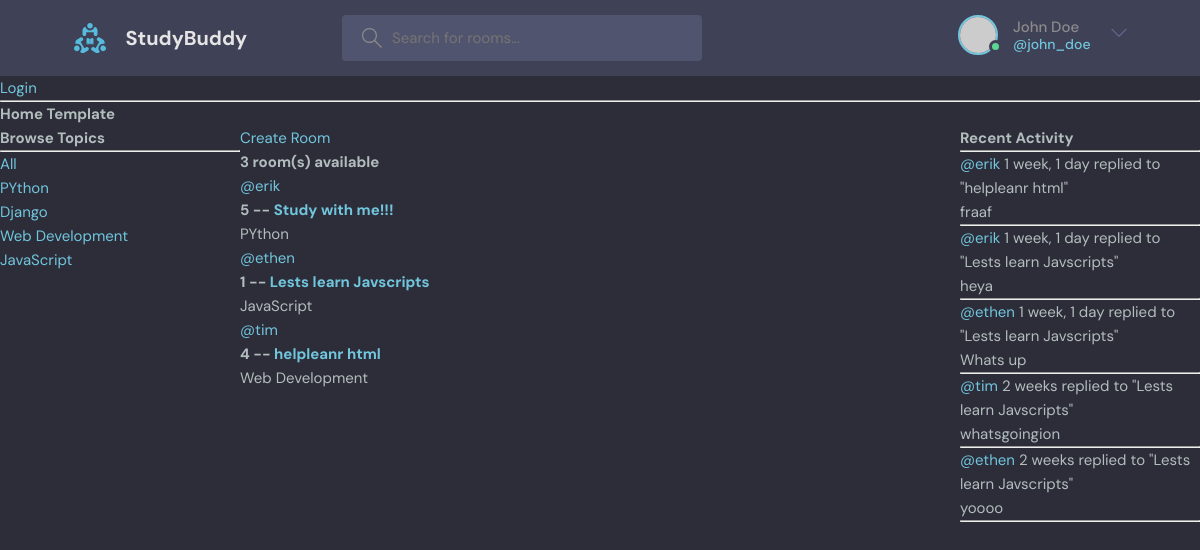
Before: / with the older database file.
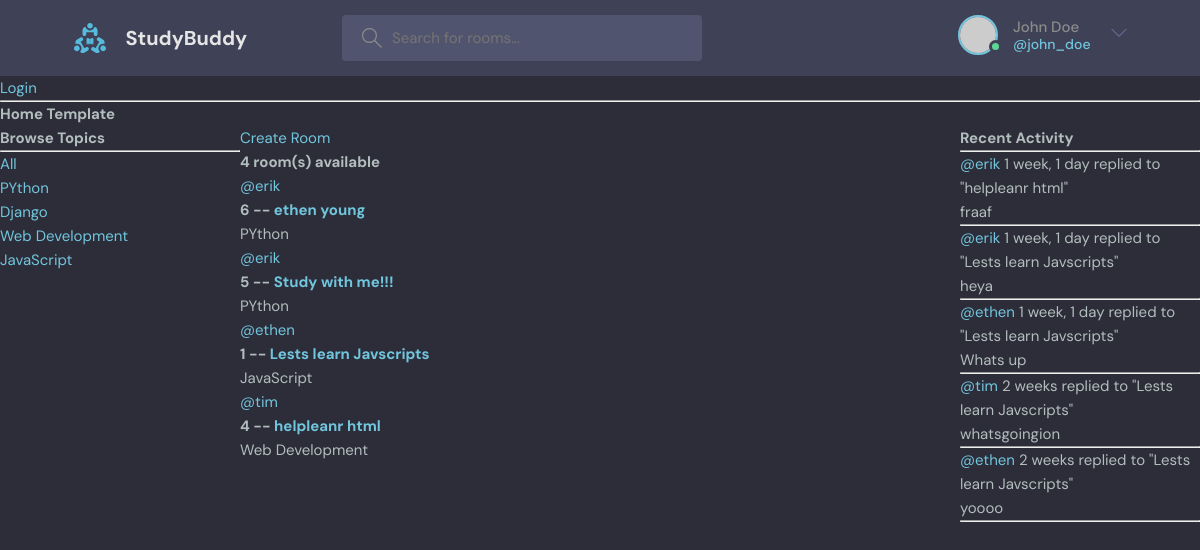
After: the same page with the newer database file.
### base/models.py (models this page shows, shortened)
class Topic(models.Model):
    name = models.CharField(max_length=200)

class Room(models.Model):
    host=  models.ForeignKey(User, on_delete= models.SET_NULL, null= True)
    topic = models.ForeignKey(Topic, on_delete= models.SET_NULL, null= True)
    name = models.CharField(max_length=200)
    description = models.TextField(null=True, blank=True)
    participants = models.ManyToManyField(User, related_name='participants', blank=True)
    updated = models.DateTimeField(auto_now= True)
    created = models.DateTimeField(auto_now_add= True)
    class Meta:
          ordering = ['-updated', '-created']
    def __str__(self):
            return self.name

class Message(models.Model):
        user = models.ForeignKey(User, on_delete=models.CASCADE)
        room = models.ForeignKey(Room, on_delete= models.CASCADE)
        body = models.TextField()
        updated = models.DateTimeField(auto_now= True)
        created = models.DateTimeField(auto_now_add= True)
        class Meta:
          ordering = ['-updated', '-created']
        def __str__(self):
                return self.body[0:50]

### base/views.py (the view)
# urls.py: path('',views.home, name="home"),
def home(request):
    q = request.GET.get('q') if request.GET.get('q') != None else ''
    rooms = Room.objects.filter(
        Q(topic__name__icontains=q) |
        Q(name__icontains=q) |
        Q(description__icontains=q)
        )
    topics = Topic.objects.all()
    room_count = rooms.count()
    room_messages = Message.objects.filter(Q(room__topic__name__icontains=q))
    context={'rooms': rooms, 'topics': topics,
        'room_count': room_count, 'room_messages' : room_messages}
    return render(request, 'base/home.html',context)

### base/templates/base/home.html (shortened to what this page needs)
{% extends 'main.html' %}
{% block content %}
<h1>Home Template</h1>
<div class="home-container">
  <div>
    {% include 'base/topic_component.html'%}
  </div>
  <div>
    <a href="{% url 'create-room'%}">Create Room</a>
    <h5>{{room_count}} room(s) available</h5>
 {% include 'base/feed_component.html'%}
  </div>
    <div>
        {% include 'base/activity_component.html'%}
    </div>
</div>
{% endblock content %}

### base/templates/base/topic_component.html
<h3>Browse Topics</h3>
    <hr>
    <div>
        <a href="{% url 'home' %} ">All</a>
    </div>
    {% for topic in topics %}
    <div>
        <a href="{% url 'home' %}?q={{topic.name}}">{{topic.name}}</a>
    </div>
    {% endfor  %}

### base/templates/base/feed_component.html (shortened to what this page needs)
<div>
    {% for room in rooms %}
    <div>
      <a href ="{% url 'user-profile' room.host.id %}">@{{room.host.username}}</a>
      <h5>{{room.id}} -- <a href="{% url 'room' room.id %}">{{room.name}}</a></h5>
      <small>{{room.topic.name}}</small>
    </div>
    {% endfor %}
  </div>

### base/templates/base/activity_component.html (shortened to what this page needs)
<h3>Recent Activity</h3>
<hr>
{% for message in room_messages %}
<div >
  <small><a href ="{% url 'user-profile' message.user.id}">@{{message.user}}</a> {{message.created|timesince}}</small>
  <small> replied to "{{message.room}}"</small>
  <p>{{message}}</p>
  <hr>
</div>
{% endfor %}

Changed rows visible on the page:
added Room: host.username "erik", id "6", name "ethen young", topic.name "PYthon"
Other visible differences:
{{ room_count }}: "3" → "4"
